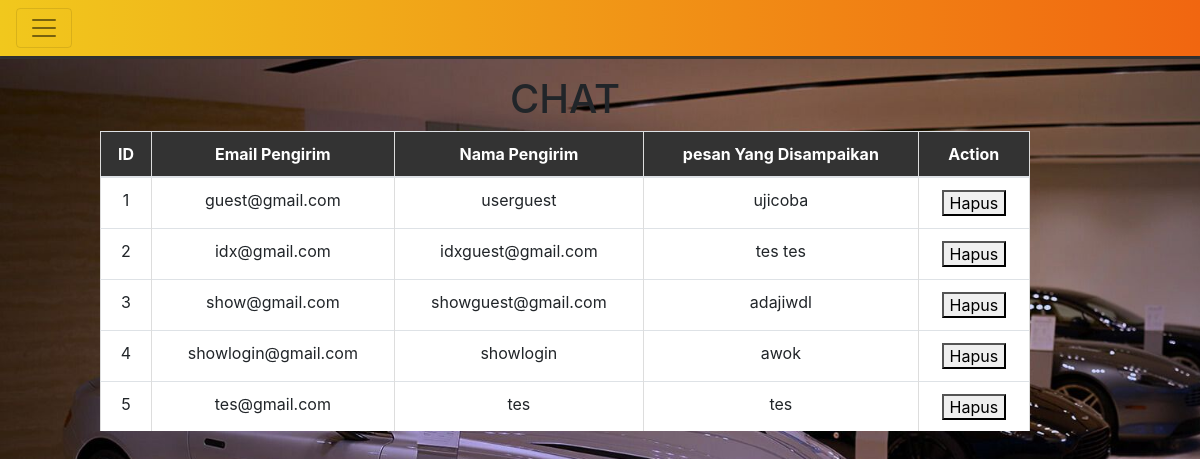
The app's page /chat.php with its own data.
### tables this page shows
CREATE TABLE `chat_visitor` (
  `email` varchar(500) NOT NULL,
  `nama` varchar(500) NOT NULL,
  `chat` varchar(500) NOT NULL
);

### chat.php (the view, shortened to what this page needs)
<!doctype html>
<html lang="en">
  <head>
    <link rel="stylesheet" href="https://cdn.jsdelivr.net/npm/bootstrap@4.0.0/dist/css/bootstrap.min.css">
  </head>
  <body class="" style="background-image: url('images/bg.jpg'); background-size: cover; background-repeat: no-repeat;">
  <div class="pos-fixed-top">
    <nav class="navbar navbar-light gradient">
      <button class="navbar-toggler" type="button" data-toggle="collapse" data-target="#navbarToggleExternalContent" aria-controls="navbarToggleExternalContent" aria-expanded="false" aria-label="Toggle navigation">
        <span class="navbar-toggler-icon"></span>
      </button>
    </nav>
  </body>
</html>
<?php
include "koneksi.php";
$ambildata = mysqli_query($koneksi,"select * from chat_visitor");
while ($tampil = mysqli_fetch_array($ambildata)){
    echo "
        <tr>
        <td>
    ";
}
?>
<div class="row table bingkai">
    <div class="col-sm-12" align="justify">
        <h1 class="page-header text-center">CHAT</h1>
        <div class="table-container">
        <table class="table pinggir" border="1">
            <thead>
                <tr class="heading">
                    <th>ID</th>
                    <th>Email Pengirim</th>
                    <th>Nama Pengirim</th>
                    <th>pesan Yang Disampaikan</th>
                    <th class=" no-link last">
                        <span class ="nobr">Action</span>
                    </th>
                </tr>
<?php
include "koneksi.php";
$no=1;
$ambildata = mysqli_query($koneksi,"select * from chat_visitor");
while ($tampil = mysqli_fetch_array($ambildata)){
    echo "
        <tr>
        <td>$no</td>
        <td>$tampil[email]</td>
        <td>$tampil[nama]</td>
        <td>$tampil[chat]</td>
        <td><button class='hapus-btn' data-id='{$tampil['email']}'>Hapus</button></td>
        <tr>";
        $no++;
}
?>
            </thead>
        </table>
</div>
    </div>
</div>

### chat.php (style rules this page uses)
.gradient { background-image: linear-gradient(to right, #f1c81d, #f16610); box-shadow: rgba(0, 0, 0, 0.16) 0px 1px 4px, rgb(51, 51, 51) 0px 0px 0px 3px; }
.bingkai { border-collapse: collapse; margin-bottom: 20px; position: absolute; background-color: #5BF64E; opacity: 1; top: 75px; left: 100px; }
.pinggir { box-shadow: rgba(0, 0, 0, 0.25) 0px 54px 55px, rgba(0, 0, 0, 0.12) 0px -12px 30px, rgba(0, 0, 0, 0.12) 0px 4px 6px, rgba(0, 0, 0, 0.17) 0px 12px 13px, rgba(0, 0, 0, 0.09) 0px -3px 5px; }
.table th, .table td { padding: 10px; border: 1px solid #ddd; text-align: center; }
.table th { background-color: #f2f2f2; }
.heading th { background-color: #333; color: white; }
.table tr { width: ; }
.nobr { white-space: nowrap; }
body { animation: transition 0.8s; }
.table-container { overflow-x: auto; overflow-y: auto; max-height: 300px; max-width: 100%; }
.table.pinggir { width: 100%; }
.row.table.bingkai { width: 80% }

### records on screen
chat_visitor: email "guest@gmail.com", nama "userguest", chat "ujicoba"
chat_visitor: email "idx@gmail.com", nama "idxguest@gmail.com", chat "tes tes"
chat_visitor: email "show@gmail.com", nama "showguest@gmail.com", chat "adajiwdl"
chat_visitor: email "showlogin@gmail.com", nama "showlogin", chat "awok"
chat_visitor: email "tes@gmail.com", nama "tes", chat "tes"
